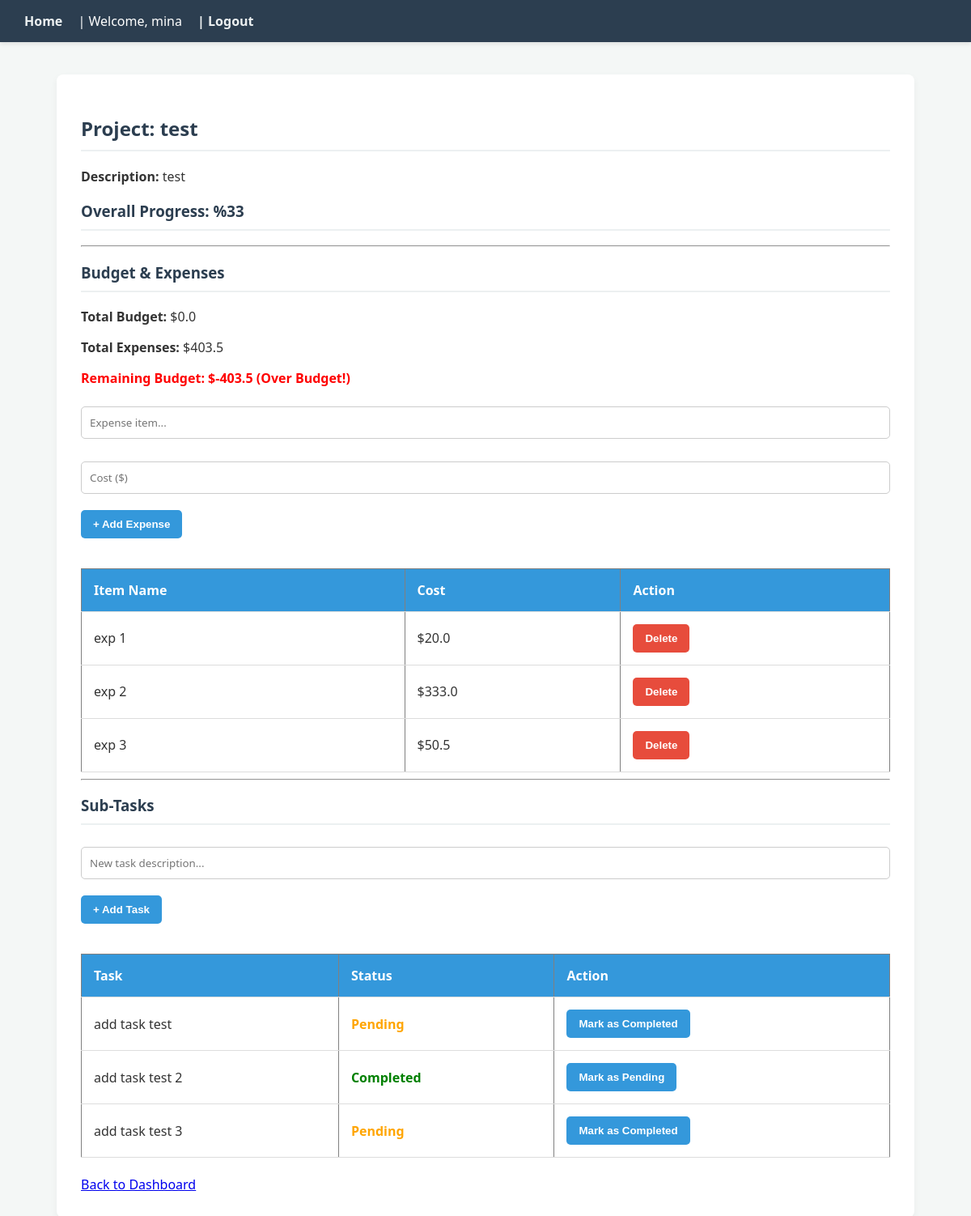
Page /project/1 (signed in) on the committed database.
### tables this page shows
CREATE TABLE projects (
    id INTEGER PRIMARY KEY AUTOINCREMENT,
    user_id INTEGER NOT NULL,
    title TEXT NOT NULL,
    description TEXT,
    start_date DATE NOT NULL,
    deadline DATE NOT NULL,
    budget REAL DEFAULT 0,
    FOREIGN KEY (user_id) REFERENCES users (id)
);

CREATE TABLE expenses (
    id INTEGER PRIMARY KEY AUTOINCREMENT,
    project_id INTEGER NOT NULL,
    item_name TEXT NOT NULL,
    cost REAL NOT NULL,
    FOREIGN KEY (project_id) REFERENCES projects (id)
);

CREATE TABLE tasks (
    id INTEGER PRIMARY KEY AUTOINCREMENT,
    project_id INTEGER NOT NULL,
    description TEXT NOT NULL,
    is_completed BOOLEAN NOT NULL DEFAULT 0,
    FOREIGN KEY (project_id) REFERENCES projects (id)
);

### app.py (the view)
@app.route('/project/<int:project_id>', methods=('GET', 'POST'))
def project_detail(project_id):
    if 'user_id' not in session:
        return redirect(url_for('login'))
    db = get_db_connection()
    project = db.execute('SELECT * FROM projects WHERE id = ? AND user_id = ?', (project_id, session['user_id'])).fetchone()
    if project is None:
        return redirect(url_for('home'))
    if request.method == 'POST':
        description = request.form.get('description')
        if description:
            db.execute('INSERT INTO tasks (project_id, description) VALUES (?, ?)', (project_id, description))
            db.commit()
            return redirect(url_for('project_detail', project_id=project_id))
    tasks = db.execute('SELECT * FROM tasks WHERE project_id = ?', (project_id,)).fetchall()
    expenses = db.execute('SELECT * FROM expenses WHERE project_id = ?', (project_id,)).fetchall()
    total_tasks = len(tasks)
    completed_tasks = sum(1 for t in tasks if t['is_completed'])
    progress = calculate_progress(total_tasks, completed_tasks)
    project_budget = float(project['budget'] or 0)
    total_expenses = sum(float(e['cost'] or 0) for e in expenses)
    remaining_budget = calculate_remaining_budget(project_budget, total_expenses)
    return render_template(
        'project_detail.html',
        project=project,
        project_budget=project_budget,
        tasks=tasks,
        progress=progress,
        expenses=expenses,
        total_expenses=total_expenses,
        remaining_budget=remaining_budget
    )

### app.py (called while the page is built)
def get_db_connection():
    conn = sqlite3.connect('database.db')
    conn.row_factory = sqlite3.Row
    return conn

### business_logic.py (called while the page is built)
def calculate_progress(total_tasks, completed_tasks):
    if total_tasks == 0:
        return 0
    return int((completed_tasks / total_tasks) * 100)

def calculate_remaining_budget(budget, total_expenses):
    return budget - total_expenses

### templates/project_detail.html
{% extends 'base.html' %}
{% block content %}
    <h2>Project: {{ project.title }}</h2>
    <p><strong>Description:</strong> {{ project.description }}</p>
    <h3>Overall Progress: %{{ progress }}</h3>
    <hr>
    <h3>Budget & Expenses</h3>
    <p><strong>Total Budget:</strong> ${{ project_budget }}</p>
    <p><strong>Total Expenses:</strong> ${{ total_expenses }}</p>
    <p style="font-weight: bold; color: {% if remaining_budget < 0 %}red{% else %}green{% endif %};">
        Remaining Budget: ${{ remaining_budget }}
        {% if remaining_budget < 0 %} (Over Budget!){% endif %}
    </p>
    <form action="{{ url_for('add_expense', project_id=project.id) }}" method="post">
        <input type="text" name="item_name" placeholder="Expense item..." required>
        <input type="number" step="0.01" name="cost" placeholder="Cost ($)" required>
        <input type="submit" value="+ Add Expense">
    </form>
    <br>
    <table border="1" cellpadding="10" cellspacing="0">
        <tr>
            <th>Item Name</th>
            <th>Cost</th>
            <th>Action</th>
        </tr>
        {% for expense in expenses %}
        <tr>
            <td>{{ expense.item_name }}</td>
            <td>${{ expense.cost }}</td>
            <td>
                <a href="{{ url_for('delete_expense', expense_id=expense.id) }}">
                    <button style="background-color: #e74c3c;">Delete</button>
                </a>
            </td>
        </tr>
        {% else %}
        <tr>
            <td colspan="3">No expenses recorded yet.</td>
        </tr>
        {% endfor %}
    </table>
    <hr>
    <h3>Sub-Tasks</h3>
    <form method="post">
        <input type="text" name="description" placeholder="New task description..." required>
        <input type="submit" value="+ Add Task">
    </form>
    <br>
    <table border="1" cellpadding="10" cellspacing="0">
        <tr>
            <th>Task</th>
            <th>Status</th>
            <th>Action</th>
        </tr>
        {% for task in tasks %}
        <tr>
            <td>{{ task.description }}</td>
            <td style="font-weight: bold; color: {% if task.is_completed %}green{% else %}orange{% endif %};">
                {% if task.is_completed %}Completed{% else %}Pending{% endif %}
            </td>
            <td>
                <a href="{{ url_for('toggle_task', task_id=task.id) }}">
                    <button>Mark as {% if task.is_completed %}Pending{% else %}Completed{% endif %}</button>
                </a>
            </td>
        </tr>
        {% else %}
        <tr>
            <td colspan="3">No tasks added yet.</td>
        </tr>
        {% endfor %}
    </table>
    <br>
    <a href="{{ url_for('home') }}">Back to Dashboard</a>
{% endblock %}

### templates/base.html (shortened to what this page needs)
<!DOCTYPE html>
<html lang="en">
<head>
    <link rel="stylesheet" href="{{ url_for('static', filename='style.css') }}">
</head>
<body>
    <nav>
        <a href="{{ url_for('home') }}">Home</a>
        {% if session['user_id'] %}
            <span>| Welcome, {{ session['username'] }}</span>
            <a href="{{ url_for('logout') }}">| Logout</a>
        {% else %}
            <a href="{{ url_for('register') }}">| Register</a>
            <a href="{{ url_for('login') }}">| Login</a>
        {% endif %}
    </nav>
    <div class="container">
        {% block content %}{% endblock %}
    </div>
</body>
</html>

### static/style.css (style rules this page uses)
body { font-family: 'Segoe UI', Tahoma, Geneva, Verdana, sans-serif; background-color: #f4f7f6; color: #333; margin: 0; padding: 0; }
nav { background-color: #2c3e50; padding: 15px 30px; color: white; box-shadow: 0 2px 5px rgba(0,0,0,0.1); }
nav a { color: #ecf0f1; text-decoration: none; font-weight: bold; margin-right: 15px; font-size: 16px; }
nav span { margin-right: 15px; font-weight: 500; }
.container { max-width: 1000px; margin: 40px auto; background: white; padding: 30px; border-radius: 8px; box-shadow: 0 4px 10px rgba(0,0,0,0.05); }
h2, h3 { color: #2c3e50; border-bottom: 2px solid #ecf0f1; padding-bottom: 10px; }
button, input[type="submit"] { background-color: #3498db; color: white; border: none; padding: 10px 15px; cursor: pointer; border-radius: 5px; font-weight: bold; transition: background-color 0.3s; }
input[type="text"], input[type="password"], input[type="number"], input[type="date"], textarea { width: 100%; padding: 10px; margin: 8px 0 20px; border: 1px solid #ccc; border-radius: 5px; box-sizing: border-box; font-family: inherit; }
table { width: 100%; border-collapse: collapse; margin-top: 15px; background-color: white; }
th, td { padding: 15px; text-align: left; border-bottom: 1px solid #ddd; }
th { background-color: #3498db; color: white; }

### rows in the picture
projects: title "test", description "test"
expenses: item_name "exp 1", cost "20.0"
expenses: item_name "exp 2", cost "333.0"
expenses: item_name "exp 3", cost "50.5"
tasks: description "add task test", is_completed "Pending"
tasks: description "add task test 2", is_completed "Completed"
tasks: description "add task test 3", is_completed "Pending"

### other values in the picture
{{ session['username'] }} "mina"
{{ progress }} "33"
{{ project_budget }} "0.0"
{{ total_expenses }} "403.5"
{{ remaining_budget }} "-403.5"
